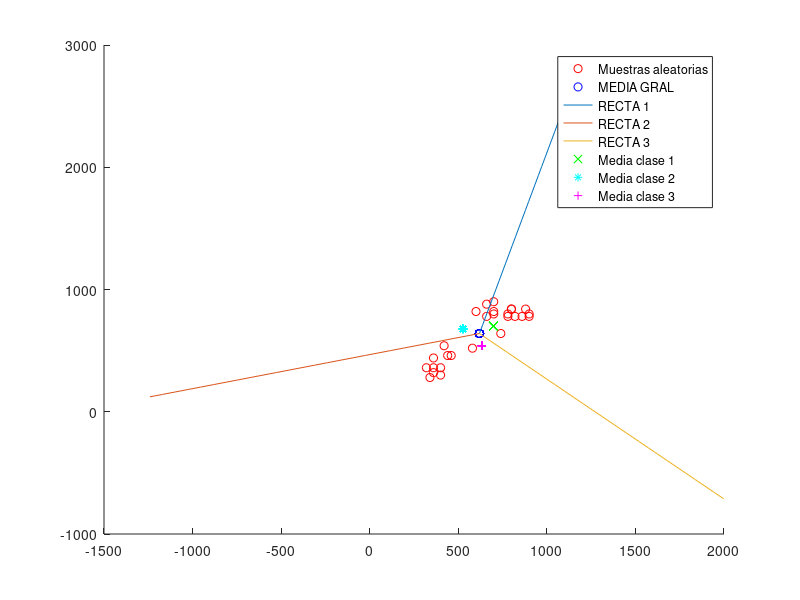

Recreate this plot in MATLAB. (Note: this script raises an error after producing the figure.)
%Guia 6
%Funes Pablo Nicolas
%Padron 94894

clear all
close all

%Lectura de los archivos

Muestras_A=load('a.txt');
Muestras_O=load('o.txt');
Muestras_U=load('u.txt');

Muestras_A_desordenadas(:,1)=Muestras_A(randperm(length(Muestras_A(:,1))));
Muestras_A_desordenadas(:,2)=Muestras_A(randperm(length(Muestras_A(:,2))));

Muestras_O_desordenadas(:,1)=Muestras_O(randperm(length(Muestras_O(:,1))));
Muestras_O_desordenadas(:,2)=Muestras_O(randperm(length(Muestras_O(:,2))));

Muestras_U_desordenadas(:,1)=Muestras_U(randperm(length(Muestras_U(:,1))));
Muestras_U_desordenadas(:,2)=Muestras_U(randperm(length(Muestras_U(:,2))));

N_max=25;%Nro maximo de posibles muestras de una clase a tomar
Nro_muestras_aleatorias_A=round(rand()*(N_max-1)+1)
Nro_muestras_aleatorias_O=round(rand()*(N_max-1)+1)
Nro_muestras_aleatorias_U=round(rand()*(N_max-1)+1)
Nro_total_muestras=Nro_muestras_aleatorias_A+Nro_muestras_aleatorias_O+Nro_muestras_aleatorias_U;
Muestras_aleatorias=[Muestras_A_desordenadas([1:Nro_muestras_aleatorias_A],:);Muestras_O_desordenadas([1:Nro_muestras_aleatorias_O],:);Muestras_U_desordenadas([1:Nro_muestras_aleatorias_U],:)];
Vector_unos=ones(1,Nro_total_muestras);
Punto_medio=(Vector_unos*Muestras_aleatorias)/Nro_total_muestras;

figure(1)
hold on
plot(Muestras_aleatorias(:,1),Muestras_aleatorias(:,2),'ro');
plot(Punto_medio(1,1)*Vector_unos,Punto_medio(1,2)*Vector_unos,'bo');
%%%%%%%%%%%%%%%%%
%RECTA ALEATORIA%
%%%%%%%%%%%%%%%%%

pendiente_1=rand()*2*pi;
angulo=120*pi/180;
X_recta_1=[0:500/Nro_total_muestras:500-1];
Y_recta_1=X_recta_1*tan(pendiente_1);
matriz_rotacion=[cos(angulo) -sin(angulo);sin(angulo) cos(angulo)];
X_recta_2 =matriz_rotacion(1,:)*[X_recta_1;Y_recta_1];
Y_recta_2 =matriz_rotacion(2,:)*[X_recta_1;Y_recta_1];
X_recta_3 =matriz_rotacion(1,:)*[X_recta_2;Y_recta_2];
Y_recta_3 =matriz_rotacion(2,:)*[X_recta_2;Y_recta_2];


hold on
plot(X_recta_1+Punto_medio(1,1),Y_recta_1+Punto_medio(1,2));
plot(X_recta_2+Punto_medio(1,1),Y_recta_2+Punto_medio(1,2));
plot(X_recta_3+Punto_medio(1,1),Y_recta_3+Punto_medio(1,2));


%Puntos Iniciales en cada area aleatorios

X_punto_1=100*cos(pendiente_1/2);
Y_punto_1=100*sin(pendiente_1/2);
X_punto_2 =matriz_rotacion(1,:)*[X_punto_1;Y_punto_1];
Y_punto_2 =matriz_rotacion(2,:)*[X_punto_1;Y_punto_1];
X_punto_3 =matriz_rotacion(1,:)*[X_punto_2;Y_punto_2];
Y_punto_3 =matriz_rotacion(2,:)*[X_punto_2;Y_punto_2];

X_punto_1=X_punto_1+Punto_medio(1,1);
Y_punto_1=Y_punto_1+Punto_medio(1,2);
X_punto_2=X_punto_2+Punto_medio(1,1);
Y_punto_2=Y_punto_2+Punto_medio(1,2);
X_punto_3=X_punto_3+Punto_medio(1,1);
Y_punto_3=Y_punto_3+Punto_medio(1,2);

hold on
plot(X_punto_1*Vector_unos,Y_punto_1*Vector_unos,'gx');
plot(X_punto_2*Vector_unos,Y_punto_2*Vector_unos,'c*');
plot(X_punto_3*Vector_unos,Y_punto_3*Vector_unos,'m+');
legend('Muestras aleatorias','MEDIA GRAL','RECTA 1','RECTA 2','RECTA 3','Media clase 1','Media clase 2','Media clase 3');


Media_A=[X_punto_1 Y_punto_1];
Media_O=[X_punto_2 Y_punto_2];
Media_U=[X_punto_3 Y_punto_3];


Nro_muestras_A=40;
Nro_muestras_O=40;
Nro_muestras_U=40;



%Armo un vector con todas las muestras
Muestras_totales=[Muestras_A_desordenadas([1:Nro_muestras_A],:);Muestras_O_desordenadas([1:Nro_muestras_O],:);Muestras_U_desordenadas([1:Nro_muestras_U],:)];

%Calculo la cantidad de muestras
Nro_total_muestras=length(Muestras_totales);


%%%%%%%%%%%%%%%%%%%%%%%%%%%%%%%%%%%%%%%%%
%%%%%%%%%%K-MEANS%%%%%%%%%%%%%%%%%%%%%%%%
%%%%%%%%%%%%%%%%%%%%%%%%%%%%%%%%%%%%%%%%%

%Armo un vector que tenga la clase de cada muestra
clase_cercana=zeros(1,Nro_total_muestras);
%Condiciones para la primera iteracion
distorsion_paso_previo=0;
distorsion_antigua=0;
distorsion_actualizada=1;
j=1;
k=2;
%criterio de iteracion:itero hasta que la distorsion varie menos de un 10%
while(abs((distorsion_actualizada-distorsion_antigua)/distorsion_actualizada)>0.001) && (distorsion_paso_previo~=distorsion_actualizada)
    distorsion_paso_previo=distorsion_antigua;
    distorsion_antigua=distorsion_actualizada;
    distorsion_actualizada=0;
    i=1;
    cantidad_clase_1=0;
    cantidad_clase_2=0;
    cantidad_clase_3=0;
    Media_actualizada_A=[0 0];
    Media_actualizada_O=[0 0];
    Media_actualizada_U=[0 0];
    Catalogadas_A=zeros(100,2);
    Catalogadas_O=zeros(100,2);
    Catalogadas_U=zeros(100,2);
    while(i<=Nro_total_muestras)
        %clasifico
        [aux,distancia]=Clasificacion_clase(Muestras_totales(i,:),Media_A,Media_O,Media_U);
        clase_cercana(1,i)=aux;
        distorsion_actualizada=distorsion_actualizada+distancia;
        %Cuento la cantidad de cada clase y hago la suma de todos los elementos
        %de una clase
        if(clase_cercana(1,i)==1)
            Media_actualizada_A=Media_actualizada_A+Muestras_totales(i,:);
            cantidad_clase_1=cantidad_clase_1+1;
            Catalogadas_A(cantidad_clase_1,:)=Muestras_totales(i,:)
        elseif(clase_cercana(1,i)==2)
            Media_actualizada_O=Media_actualizada_O+Muestras_totales(i,:);
            cantidad_clase_2=cantidad_clase_2+1;
            Catalogadas_O(cantidad_clase_2,:)=Muestras_totales(i,:)
        elseif(clase_cercana(1,i)==3)
            Media_actualizada_U=Media_actualizada_U+Muestras_totales(i,:);
            cantidad_clase_3=cantidad_clase_3+1;
            Catalogadas_U(cantidad_clase_3,:)=Muestras_totales(i,:)
        end
        i=i+1;  
    end

%Dividiendo la suma por la cantidad de cada clase obtengo las nuevas
%medias y divido la distorsion en la cantidad de muestras obtengo la
%distorsion.

Media_actualizada_A=Media_actualizada_A/cantidad_clase_1;
Media_actualizada_O=Media_actualizada_O/cantidad_clase_2;
Media_actualizada_U=Media_actualizada_U/cantidad_clase_3;

Media_A=Media_actualizada_A;
Media_O=Media_actualizada_O;
Media_U=Media_actualizada_U;


distorsion_actualizada=distorsion_actualizada/Nro_total_muestras;
distorsion_vector(1,j)=distorsion_antigua;
distorsion_vector(2,j)=distorsion_actualizada;
j=j+1;
%Agrego al grafico la media
figure(k)
hold on
plot(Vector_unos*Media_A(1,1),Vector_unos*Media_A(1,2),'kx');
plot(Vector_unos*Media_O(1,1),Vector_unos*Media_O(1,2),'k*');
plot(Vector_unos*Media_U(1,1),Vector_unos*Media_U(1,2),'k+');
plot(Catalogadas_A([1:cantidad_clase_1],1),Catalogadas_A([1:cantidad_clase_1],2),'ro')
plot(Catalogadas_O([1:cantidad_clase_2],1),Catalogadas_O([1:cantidad_clase_2],2),'bo')
plot(Catalogadas_U([1:cantidad_clase_3],1),Catalogadas_U([1:cantidad_clase_3],2),'go')
k=k+1;

end


%Grafico la distorsion%
%figure(2)
%hold on
%plot(distorsion_vector(2,:),'or')
%legend('Distorsion actual');


%Calculo los pesos de cada clase
pi_A=cantidad_clase_1/Nro_total_muestras;
pi_O=cantidad_clase_2/Nro_total_muestras;
pi_U=cantidad_clase_3/Nro_total_muestras;

%Calculo las varianzas
%Separo las muestras y las guardo en vectores.
i=1;
k1=1;
k2=1;
k3=1;
while(i<=Nro_total_muestras)
   if(clase_cercana(1,i)==1)
       Muestras_cl_A(k1,:)=Muestras_totales(i,:);
       k1=k1+1;
   elseif(clase_cercana(1,i)==2)
       Muestras_cl_O(k2,:)=Muestras_totales(i,:);
       k2=k2+1;
   elseif(clase_cercana(1,i)==3)
       Muestras_cl_U(k3,:)=Muestras_totales(i,:);
       k3=k3+1;
   end
   i=i+1;
end

Matriz_unos_columnas_A=ones(length(Muestras_cl_A),1);
Matriz_unos_columnas_O=ones(length(Muestras_cl_O),1);
Matriz_unos_columnas_U=ones(length(Muestras_cl_U),1);

Vector_media_A=Matriz_unos_columnas_A*Media_A;
Vector_media_O=Matriz_unos_columnas_O*Media_O;
Vector_media_U=Matriz_unos_columnas_U*Media_U;

Varianza_A=(transpose(Muestras_cl_A-Vector_media_A))*(Muestras_cl_A-Vector_media_A)/length(Muestras_cl_A);
Varianza_O=(transpose(Muestras_cl_O-Vector_media_O))*(Muestras_cl_O-Vector_media_O)/length(Muestras_cl_O);
Varianza_U=(transpose(Muestras_cl_U-Vector_media_U))*(Muestras_cl_U-Vector_media_U)/length(Muestras_cl_U);

%Varianza=(cantidad_clase_1*Varianza_A+cantidad_clase_2*Varianza_O+cantidad_clase_3*Varianza_U)/(cantidad_clase_1+cantidad_clase_2+cantidad_clase_3);
%%%%%%%%%%%%%%%%%%%%%%%%%%%%%%%%%%%%%%%%
%%%%%%%%%%%PRUEBA%%%%%%%%%%%%%%%%%%%%%%%
%%%%%%%%%%%%%%%%%%%%%%%%%%%%%%%%%%%%%%%%
Muestras_evaluacion=[Muestras_A_desordenadas([Nro_muestras_A+1:end],:);Muestras_O_desordenadas([Nro_muestras_O+1:end],:);Muestras_U_desordenadas([Nro_muestras_U+1:end],:)];
Longitud_test=length(Muestras_evaluacion);
i=1;
while(i<=Longitud_test)
    i;%Agrego un 1 en log pk
    GKA=(-0.5)*log(det(Varianza_A))-0.5*(Muestras_evaluacion(i,:)-Media_A)*(Varianza_A^-1)*transpose(Muestras_evaluacion(i,:)-Media_A)+log(pi_A);
    GKO=(-0.5)*log(det(Varianza_O))-0.5*(Muestras_evaluacion(i,:)-Media_O)*(Varianza_O^-1)*transpose(Muestras_evaluacion(i,:)-Media_O)+log(pi_O);
    GKU=(-0.5)*log(det(Varianza_U))-0.5*(Muestras_evaluacion(i,:)-Media_U)*(Varianza_U^-1)*transpose(Muestras_evaluacion(i,:)-Media_U)+log(pi_U);

   valores=[GKA GKO GKU];
   respuesta(i) = find(max(valores) == valores);
   i=i+1;
end
Matriz=ones(1,length(Muestras_evaluacion));

%figure(3)
%hold on
%plot(Muestras_evaluacion(:,1),Muestras_evaluacion(:,2),'ro')
%plot(Matriz*Media_A(1,1),Matriz*Media_A(1,2),'rx');
%plot(Matriz*Media_O(1,1),Matriz*Media_O(1,2),'g*');
%plot(Matriz*Media_U(1,1),Matriz*Media_U(1,2),'b+');
